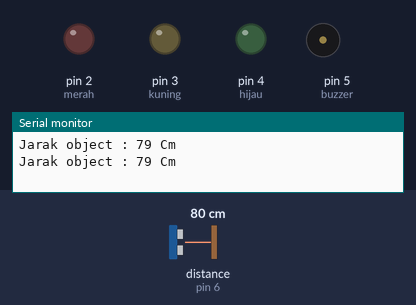
This sketch was run on a simulated Arduino Uno, built with avr-gcc and run on an emulated ATmega328P. On the bench: output pins drawn as LEDs (lit = HIGH), buzzer (waves = sounding), the last lines printed to the serial monitor. Wiring (inferred from the names in the program): ultrasonic range finder: trigger pin 7; echo pin 6. The inputs (shaded band) are chosen by the test bench; at power-on: distance to the obstacle (sensor on pin 6) 80 cm. The echo pulse lasts 58.3 µs per cm; pins used as bus, display or sensor lines are not drawn.

Above: at 1.8 s.
1.9 s: distance to the obstacle (sensor on pin 6) set to 55 cm
3.4 s: distance to the obstacle (sensor on pin 6) set to 47 cm
At 4.7 s:
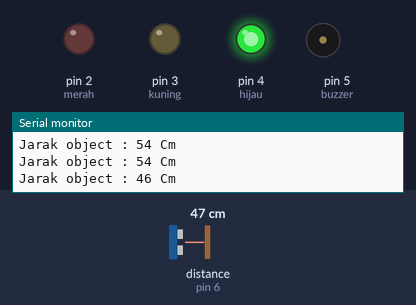
5.5 s: distance to the obstacle (sensor on pin 6) set to 28 cm
7.2 s: distance to the obstacle (sensor on pin 6) set to 25 cm
At 9.2 s:
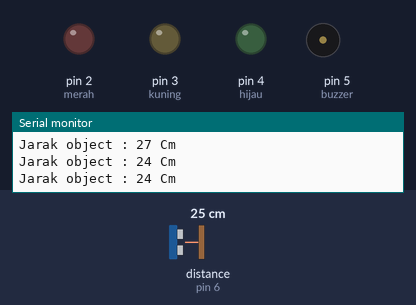
9.5 s: distance to the obstacle (sensor on pin 6) set to 2 cm
At 11.5 s:
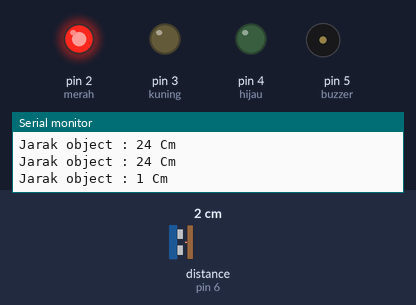
13.0 s: distance to the obstacle (sensor on pin 6) set to 4 cm
16.5 s: distance to the obstacle (sensor on pin 6) set to 7 cm
At 17.7 s:
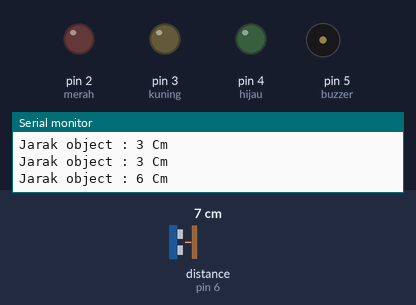
Timing chart, 0 to 19.5 s (numbered marks = the images above; inputs shaded):
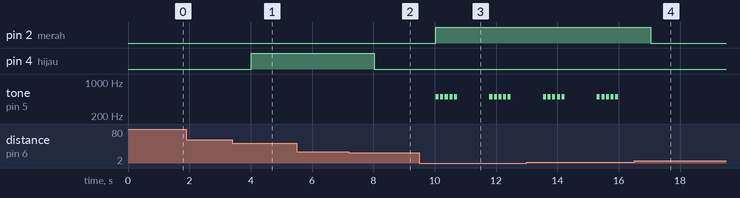

Measured:
- the behaviour switches between 51 and 50 cm on distance to the obstacle (sensor on pin 6) (found by bisection; images 0 and 1)
- the behaviour switches between 27 and 26 cm on distance to the obstacle (sensor on pin 6) (found by bisection; images 1 and 2)
- the behaviour switches between 5 and 6 cm on distance to the obstacle (sensor on pin 6) (found by bisection; images 3 and 4)
- after the input at 3.4 s, pin 4 (hijau): LOW → HIGH after 0.62 s
- after the input at 7.2 s, pin 4 (hijau): HIGH → LOW after 0.83 s
- after the input at 9.5 s, pin 2 (merah): LOW → HIGH after 0.54 s; tone on pin 5 (buzzer): goes 4 × (500 Hz 0.10 s, silent 0.05 s), 500 Hz 0.10 s, silent 1.1 s, 4 × (500 Hz 0.10 s, silent 0.05 s), 500 Hz 0.10 s, then silent, starting after 0.54 s
- after the input at 16.5 s, pin 2 (merah): HIGH → LOW after 0.54 s; tone on pin 5 (buzzer): stops changing and stays silent

The sketch:

program.ino
```cpp
int trig = 7;
int echo = 6;
int merah = 2;
int kuning = 3;
int hijau = 4;
int buzzer = 5;
long durasi, jarak;

void setup() {
  pinMode(trig, OUTPUT);
  pinMode(echo, INPUT);
  pinMode(merah, OUTPUT);
  pinMode(kuning, OUTPUT);
  pinMode(hijau, OUTPUT);
  pinMode(buzzer, OUTPUT);
  Serial.begin(9600);
}

void loop() {
  long durasi, jarak;
  digitalWrite(trig, LOW);
  delayMicroseconds(8);
  digitalWrite(trig, HIGH);
  delayMicroseconds(8);
  digitalWrite(trig, LOW);
  delayMicroseconds(8);
  durasi = pulseIn(echo, HIGH);
  jarak = (durasi / 2) / 29.1;  //jarak satuan  "cm"

  if ((jarak < 50) && (jarak > 25)) {
    digitalWrite(hijau, HIGH);
  } else {
    digitalWrite(hijau, LOW);
  }

  if ((jarak > 6) && (jarak < 24)) {
    digitalWrite(kuning, HIGH);
  } else {
    digitalWrite(kuning, LOW);
  }

  if (jarak < 5) {
    digitalWrite(merah, HIGH);
    for (int i = 0; i < 5; i++) {
      tone(buzzer, 500); //frekuensi buzer
      delay(100);
      noTone(buzzer);
      delay(50);
    }
  } else {
    digitalWrite(merah, LOW);
    digitalWrite(buzzer, LOW);
  }

  Serial.print("Jarak object : ");
  Serial.print(jarak);
  Serial.println(" Cm");
  delay(1000);
}
```
